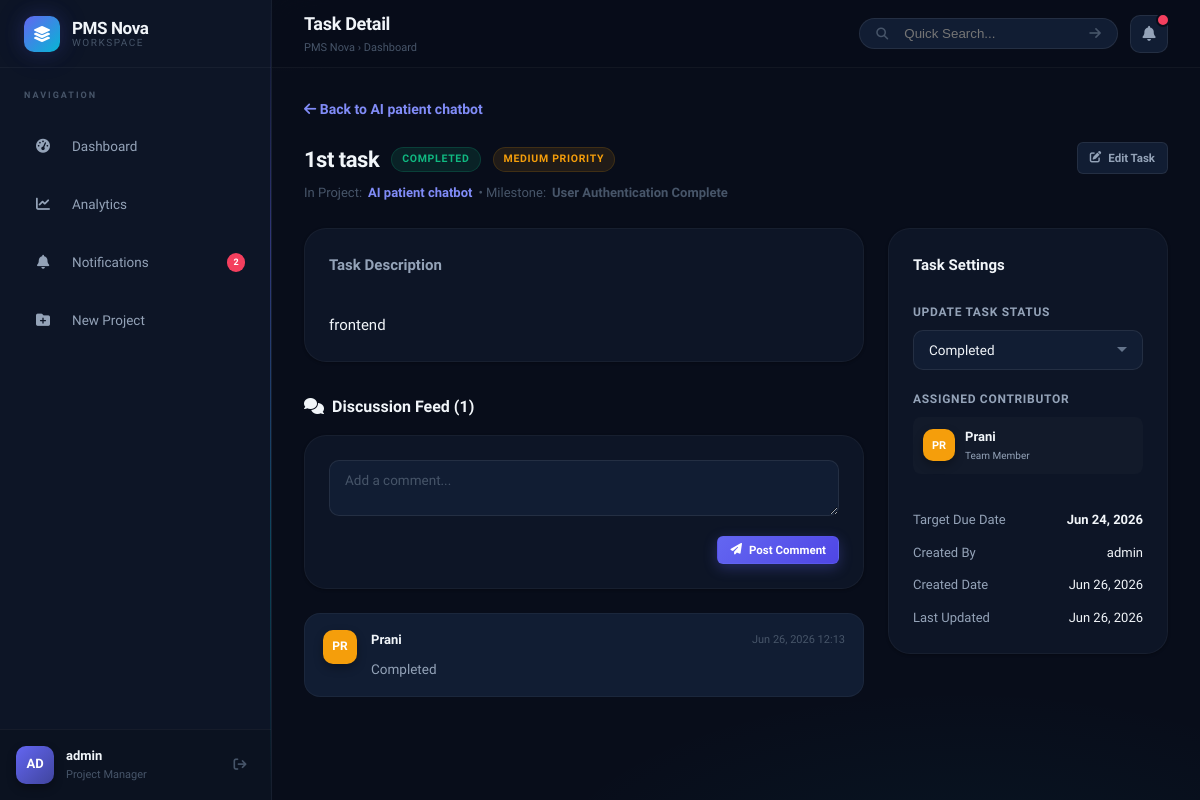
The page /tasks/1/ (signed in) on the database its author committed.
### projects/models.py (models this page shows, shortened)
class Profile(models.Model):
    ROLE_CHOICES = [
        ('manager', 'Project Manager'),
        ('member', 'Team Member'),
    ]
    user = models.OneToOneField(User, on_delete=models.CASCADE, related_name='profile')
    role = models.CharField(max_length=10, choices=ROLE_CHOICES, default='member')
    avatar_color = models.CharField(max_length=7, default='#3b82f6')  # Tailwind blue-500 default

class Task(models.Model):
    STATUS_CHOICES = [
        ('todo', 'To Do'),
        ('in_progress', 'In Progress'),
        ('review', 'Under Review'),
        ('completed', 'Completed'),
    ]
    PRIORITY_CHOICES = [
        ('low', 'Low'),
        ('medium', 'Medium'),
        ('high', 'High'),
        ('critical', 'Critical'),
    ]
    project = models.ForeignKey(Project, on_delete=models.CASCADE, related_name='tasks')
    milestone = models.ForeignKey(Milestone, on_delete=models.SET_NULL, null=True, blank=True, related_name='tasks')
    title = models.CharField(max_length=200)
    description = models.TextField(blank=True)
    status = models.CharField(max_length=15, choices=STATUS_CHOICES, default='todo')
    priority = models.CharField(max_length=10, choices=PRIORITY_CHOICES, default='medium')
    due_date = models.DateField()
    assigned_to = models.ForeignKey(User, on_delete=models.SET_NULL, null=True, blank=True, related_name='assigned_tasks')
    created_by = models.ForeignKey(User, on_delete=models.CASCADE, related_name='created_tasks')
    created_at = models.DateTimeField(auto_now_add=True)
    updated_at = models.DateTimeField(auto_now=True)

class Project(models.Model):
    STATUS_CHOICES = [
        ('planning', 'Planning'),
        ('active', 'Active'),
        ('on_hold', 'On Hold'),
        ('completed', 'Completed'),
    ]
    name = models.CharField(max_length=200)
    description = models.TextField(blank=True)
    start_date = models.DateField()
    end_date = models.DateField()
    status = models.CharField(max_length=15, choices=STATUS_CHOICES, default='planning')
    manager = models.ForeignKey(User, on_delete=models.CASCADE, related_name='managed_projects')
    members = models.ManyToManyField(User, related_name='projects', blank=True)
    created_at = models.DateTimeField(auto_now_add=True)

class Milestone(models.Model):
    project = models.ForeignKey(Project, on_delete=models.CASCADE, related_name='milestones')
    title = models.CharField(max_length=200)
    description = models.TextField(blank=True)
    due_date = models.DateField()
    is_achieved = models.BooleanField(default=False)

class Comment(models.Model):
    task = models.ForeignKey(Task, on_delete=models.CASCADE, related_name='comments')
    user = models.ForeignKey(User, on_delete=models.CASCADE, related_name='comments')
    content = models.TextField()
    created_at = models.DateTimeField(auto_now_add=True)

### projects/views.py (the view)
# urls.py: path('tasks/<int:pk>/', views.task_detail, name='task_detail'),
@login_required
def task_detail(request, pk):
    task = get_object_or_404(Task, pk=pk)
    project = task.project
    is_manager = (project.manager == request.user)
    is_member = project.members.filter(id=request.user.id).exists()
    if not (is_manager or is_member):
        messages.error(request, "Permission Denied.")
        return redirect('dashboard')
    comments = task.comments.all().order_by('-created_at')
    comment_form = CommentForm()
    context = {
        'task': task,
        'comments': comments,
        'comment_form': comment_form,
        'is_manager': is_manager,
        'is_assignee': task.assigned_to == request.user,
    }
    return render(request, 'projects/task_detail.html', context)

### projects/templates/projects/task_detail.html (shortened to what this page needs)
{% extends 'projects/base.html' %}
{% load static %}
{% block header_title %}Task Detail{% endblock %}
{% block content %}
<div style="margin-bottom: 20px;">
    <a href="{% url 'project_detail' task.project.pk %}" style="font-size: 14px; font-weight: 600;">
        <i class="fa-solid fa-arrow-left"></i> Back to {{ task.project.name }}
    </a>
</div>
<div class="page-header" style="margin-bottom: 24px; align-items: start;">
    <div>
        <div style="display: flex; align-items: center; gap: 12px; flex-wrap: wrap;">
            <h2 class="page-title">{{ task.title }}</h2>
            <span class="badge badge-{{ task.status }}">{{ task.get_status_display }}</span>
            <span class="badge badge-{{ task.priority }}">{{ task.get_priority_display }} Priority</span>
        </div>
        <p class="page-subtitle" style="margin-top: 6px;">
            In Project: <a href="{% url 'project_detail' task.project.pk %}" style="font-weight: 600;">{{ task.project.name }}</a>
            {% if task.milestone %}
            &bull; Milestone: <strong>{{ task.milestone.title }}</strong>
            {% endif %}
        </p>
    </div>
    {% if is_manager %}
    <a href="{% url 'task_edit' task.pk %}" class="btn btn-secondary btn-sm">
        <i class="fa-solid fa-pen-to-square"></i> Edit Task
    </a>
    {% endif %}
</div>
<div style="display: grid; grid-template-columns: 2fr 1fr; gap: 24px; align-items: start;">
    <div>
        <div class="card">
            <h3 style="font-size: 15px; font-weight: 600; color: var(--text-secondary); margin-bottom: 12px;">Task Description</h3>
            <p style="font-size: 15px; line-height: 1.6; color: var(--text-primary); white-space: pre-line;">
                {{ task.description|default:"No description provided for this task." }}
            </p>
        </div>
        <div class="comments-section">
            <h3 style="font-size: 16px; font-weight: 600; margin-bottom: 16px; display: flex; align-items: center; gap: 8px;">
                <i class="fa-solid fa-comments" style="color: var(--primary);"></i> Discussion Feed ({{ comments.count }})
            </h3>
            <div class="card comment-form-box">
                <form method="POST" action="{% url 'comment_add' task.pk %}">
                    <div class="form-group" style="margin-bottom: 12px;">
                        {{ comment_form.content }}
                    </div>
                    <div style="display: flex; justify-content: flex-end;">
                        <button type="submit" class="btn btn-primary btn-sm">
                            <i class="fa-solid fa-paper-plane"></i> Post Comment
                        </button>
                    </div>
                </form>
            </div>
            <div class="comment-feed">
                {% if comments %}
                    {% for comment in comments %}
                    <div class="comment-item">
                        <div class="user-avatar" style="background-color: {{ comment.user.profile.avatar_color }}; width: 34px; height: 34px; font-size: 12px; flex-shrink: 0;">
                            {{ comment.user.username|slice:":2" }}
                        </div>
                        <div class="comment-bubble">
                            <div class="comment-meta">
                                <span class="comment-author">{{ comment.user.username }}</span>
                                <span class="comment-date">{{ comment.created_at|date:"M d, Y H:i" }}</span>
                            </div>
                            <p class="comment-text">{{ comment.content }}</p>
                        </div>
                    </div>
                    {% endfor %}
                {% else %}
                    <div class="empty-state" style="padding: 24px;">
                        <p class="empty-state-title" style="font-size: 14px;">No comments yet</p>
                        <p class="empty-state-desc" style="font-size: 12px;">Start the conversation by posting comments above.</p>
                    </div>
                {% endif %}
            </div>
        </div>
    </div>
    <div style="display: flex; flex-direction: column; gap: 24px;">
        <div class="card">
            <h3 style="font-size: 15px; font-weight: 600; margin-bottom: 16px; border-bottom: 1px solid var(--border-glass); padding-bottom: 10px;">
                Task Settings
            </h3>
            {% if is_manager or is_assignee %}
            <div class="form-group">
                <label class="form-label">Update Task Status</label>
                <form id="task-status-form" method="POST" action="{% url 'task_status_update' task.pk %}">
                    <select name="status" class="form-input" onchange="this.form.submit()" style="cursor: pointer;">
                        {% for code, label in task.STATUS_CHOICES %}
                        <option value="{{ code }}" {% if task.status == code %}selected{% endif %}>{{ label }}</option>
                        {% endfor %}
                    </select>
                </form>
            </div>
            {% else %}
            <div style="margin-bottom: 16px;">
                <span class="form-label">Task Status</span>
                <span class="badge badge-{{ task.status }}">{{ task.get_status_display }}</span>
            </div>
            {% endif %}
            <div style="margin-top: 20px;">
                <span class="form-label">Assigned Contributor</span>
                {% if task.assigned_to %}
                <div style="display: flex; align-items: center; gap: 10px; background-color: rgba(255,255,255,0.02); padding: 10px; border: 1px solid var(--border-glass); border-radius: 8px;">
                    <div class="user-avatar" style="background-color: {{ task.assigned_to.profile.avatar_color }}; width: 32px; height: 32px; font-size: 11px;">
                        {{ task.assigned_to.username|slice:":2" }}
                    </div>
                    <div>
                        <div style="font-size: 13px; font-weight: 600; color: var(--text-primary);">{{ task.assigned_to.username }}</div>
                        <div style="font-size: 10px; color: var(--text-secondary); text-transform: capitalize;">{{ task.assigned_to.profile.get_role_display }}</div>
                    </div>
                </div>
                {% else %}
                <div style="font-size: 13px; color: var(--text-secondary); font-style: italic;">
                    Unassigned Task
                </div>
                {% endif %}
            </div>
            <div style="margin-top: 20px; border-top: 1px solid var(--border-glass); padding-top: 16px; display: flex; flex-direction: column; gap: 12px; font-size: 13px;">
                <div style="display: flex; justify-content: space-between;">
                    <span style="color: var(--text-secondary);">Target Due Date</span>
                    <strong style="color: {% if task.status != 'completed' %}var(--danger){% else %}var(--success){% endif %};">
                        {{ task.due_date|date:"M d, Y" }}
                    </strong>
                </div>
                <div style="display: flex; justify-content: space-between;">
                    <span style="color: var(--text-secondary);">Created By</span>
                    <span>{{ task.created_by.username }}</span>
                </div>
                <div style="display: flex; justify-content: space-between;">
                    <span style="color: var(--text-secondary);">Created Date</span>
                    <span>{{ task.created_at|date:"M d, Y" }}</span>
                </div>
                <div style="display: flex; justify-content: space-between;">
                    <span style="color: var(--text-secondary);">Last Updated</span>
                    <span>{{ task.updated_at|date:"M d, Y" }}</span>
                </div>
            </div>
        </div>
    </div>
</div>
{% endblock %}

### projects/templates/projects/base.html (shortened to what this page needs)
{% load static %}
<!DOCTYPE html>
<html lang="en">
<head>
    <link rel="stylesheet" href="https://cdnjs.cloudflare.com/ajax/libs/font-awesome/6.5.0/css/all.min.css">
    <link rel="stylesheet" href="{% static 'projects/css/style.css' %}">
</head>
<body>
<div class="app-container">
    <aside class="sidebar">
        <div class="sidebar-brand">
            <div class="sidebar-logo-icon">
                <i class="fa-solid fa-layer-group"></i>
            </div>
            <div class="sidebar-logo-text">
                <strong>PMS Nova</strong>
                <span>Workspace</span>
            </div>
        </div>
        <p class="sidebar-section-label">Navigation</p>
        <ul class="sidebar-menu">
            <li class="sidebar-item {% if request.resolver_match.url_name == 'dashboard' %}active{% endif %}">
                <a href="{% url 'dashboard' %}">
                    <span class="nav-icon"><i class="fa-solid fa-gauge-high"></i></span>
                    <span>Dashboard</span>
                </a>
            </li>
            <li class="sidebar-item {% if request.resolver_match.url_name == 'reports_view' %}active{% endif %}">
                <a href="{% url 'reports_view' %}">
                    <span class="nav-icon"><i class="fa-solid fa-chart-line"></i></span>
                    <span>Analytics</span>
                </a>
            </li>
            <li class="sidebar-item {% if request.resolver_match.url_name == 'notifications_list' %}active{% endif %}">
                <a href="{% url 'notifications_list' %}" style="position:relative;">
                    <span class="nav-icon"><i class="fa-solid fa-bell"></i></span>
                    <span>Notifications</span>
                    {% with cnt=request.user.notifications.all.count %}
                    {% if cnt > 0 %}
                    <span style="margin-left:auto; background:var(--color-danger); color:white; font-size:9px; font-weight:800; padding:2px 6px; border-radius:99px; min-width:18px; text-align:center;">{{ cnt }}</span>
                    {% endif %}
                    {% endwith %}
                </a>
            </li>
            {% if request.user.profile.role == 'manager' %}
            <li class="sidebar-item {% if request.resolver_match.url_name == 'project_create' %}active{% endif %}">
                <a href="{% url 'project_create' %}">
                    <span class="nav-icon"><i class="fa-solid fa-folder-plus"></i></span>
                    <span>New Project</span>
                </a>
            </li>
            {% endif %}
        </ul>
        <div class="sidebar-footer">
            <div class="user-avatar" style="background: linear-gradient(135deg, {{ request.user.profile.avatar_color }}, {{ request.user.profile.avatar_color }}99);">
                {{ request.user.username|slice:":2"|upper }}
            </div>
            <div class="user-info">
                <span class="user-name">{{ request.user.username }}</span>
                <span class="user-role">{{ request.user.profile.get_role_display }}</span>
            </div>
            <a href="{% url 'logout' %}" class="logout-btn" title="Logout">
                <i class="fa-solid fa-arrow-right-from-bracket"></i>
            </a>
        </div>
    </aside>
    <main class="main-content">
        <header class="main-header">
            <div class="header-left">
                <div class="header-title">
                    <h1>{% block header_title %}Overview{% endblock %}</h1>
                </div>
                <span class="header-breadcrumb">
                    {% block header_breadcrumb %}PMS Nova &rsaquo; {% block breadcrumb_last %}Dashboard{% endblock %}{% endblock %}
                </span>
            </div>
            <div class="header-actions">
                <form class="header-search" method="GET" action="{% url 'dashboard' %}">
                    <i class="fa-solid fa-magnifying-glass" style="font-size:12px;"></i>
                    <input
                        type="text"
                        name="q"
                        value="{{ request.GET.q }}"
                        placeholder="Quick Search..."
                        style="background:transparent;border:none;outline:none;flex:1;color:white;padding-left:8px;">
                    <button type="submit"
                            style="background:none;border:none;color:var(--text-muted);cursor:pointer;">
                    <i class="fa-solid fa-arrow-right"></i>
                    </button>
                </form>
                <a href="{% url 'notifications_list' %}" class="notification-bell" id="notif-bell-btn">
                    <i class="fa-solid fa-bell"></i>
                    {% if request.user.notifications.all %}
                    <span class="notification-badge" id="unread-count-badge"></span>
                    {% endif %}
                </a>
            </div>
        </header>
        <div class="content-wrapper animate-in">
            {% block content %}{% endblock %}
        </div>
    </main>
</div>
</body>
</html>

### rows shown on the page
Task: project.name "AI patient chatbot", title "1st task", status "COMPLETED", priority "MEDIUM", milestone "User Authentication Complete", description "frontend", status "Completed", assigned_to.username "PR", assigned_to.username "Prani", assigned_to.profile.role "Team Member", due_date "Jun 24, 2026", created_by.username "admin", created_at "Jun 26, 2026", updated_at "Jun 26, 2026"
Comment: user.username "PR", user.username "Prani", created_at "Jun 26, 2026 12:13", content "Completed"

### other values the page prints
{{ cnt }} "2"
{{ request.user.username|slice:":2"|upper }} "AD"
{{ request.user.username }} "admin"
{{ request.user.profile.get_role_display }} "Project Manager"
{{ comments.count }} "1"
